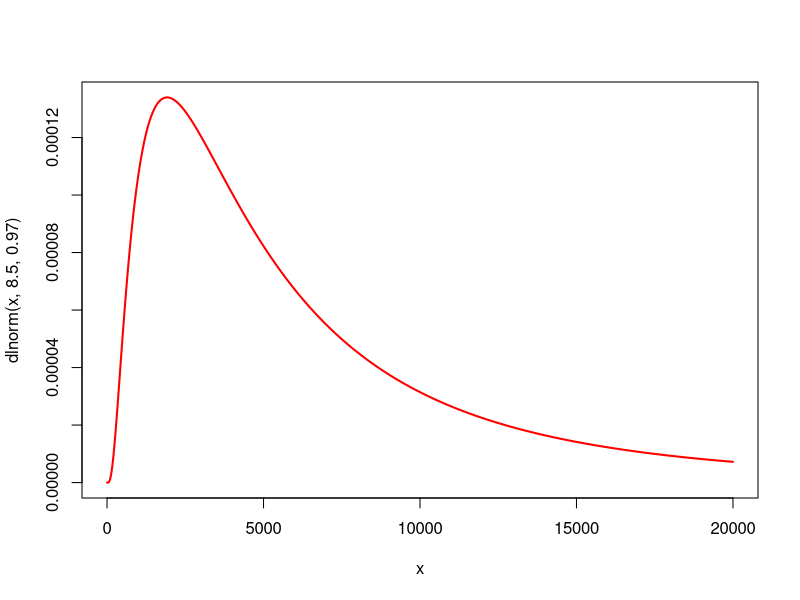
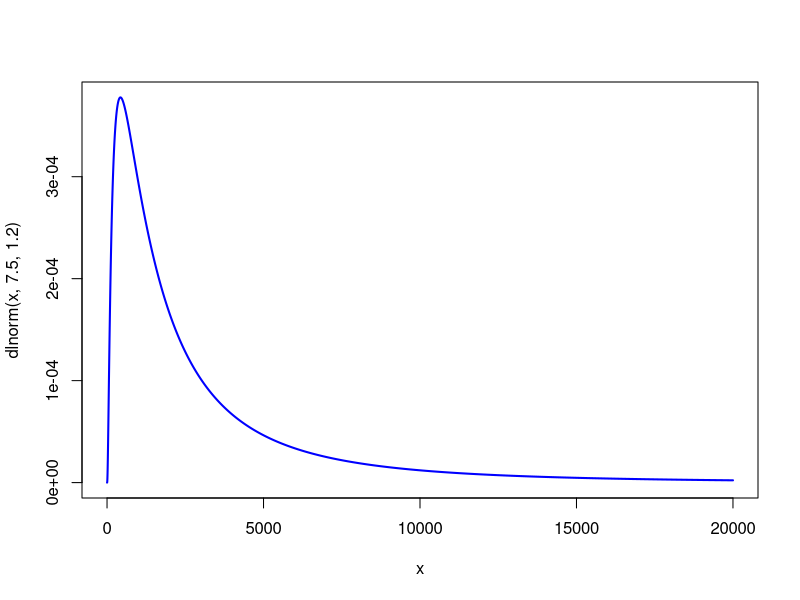
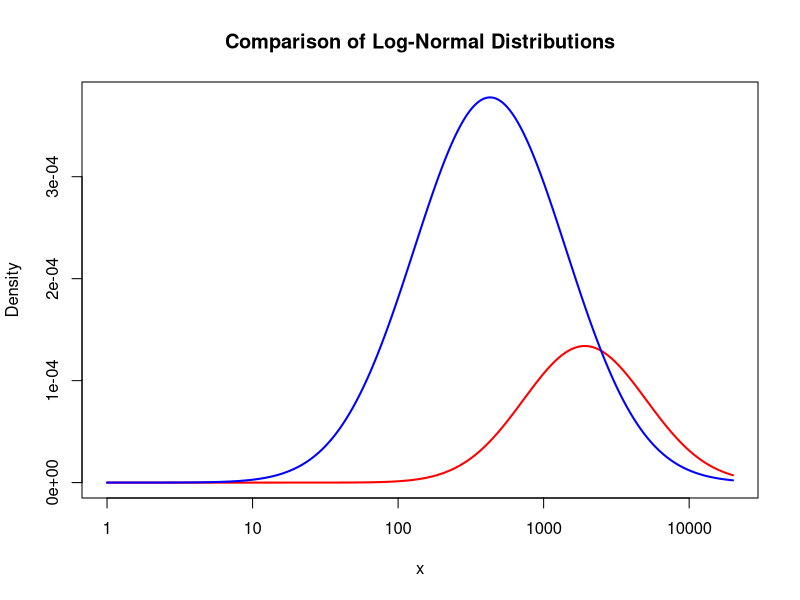
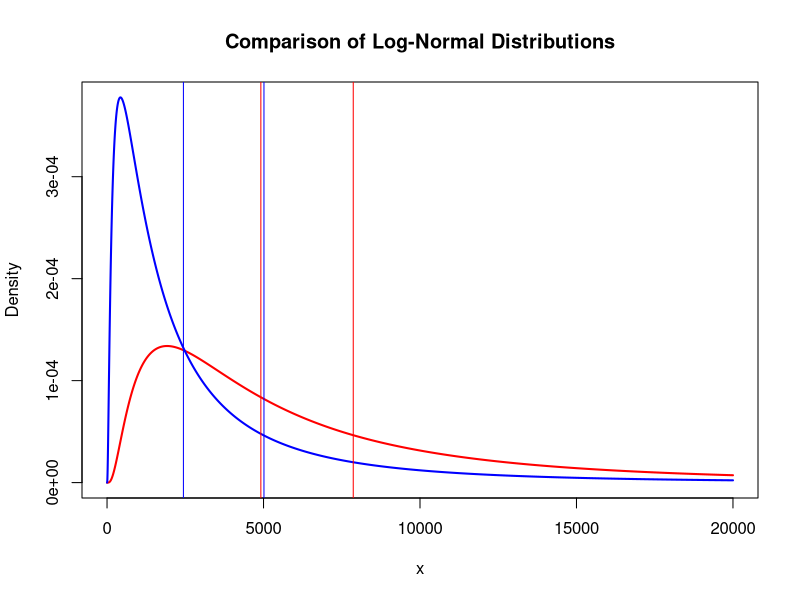

Here is the R script that generated these plots, in order:
# Aufgaabe 1

pnorm(0.305 , mean = 0.302, sd = 0.003) - pnorm(0.295 , mean = 0.302, sd = 0.003)

q <- qnorm(0.02, mean = 0, sd=4)
mue <- 400-q
qnorm(0.02, mean = mue, sd=4)

q <- qnorm(0.02, 0, 2.5)
mue <- 400-q
qnorm(0.02, mue, 2.5)


# Aufgabe 2

x <- 0:20000
plot(x, dlnorm(x, 8.5, 0.97), type = "l", lwd = 2, col = "red")
plot(x, dlnorm(x, 7.5, 1.20), type = "l", lwd = 2, col = "blue")

x <- 0:20000
pdf1 <- dlnorm(x, 8.5, 0.97)
pdf2 <- dlnorm(x, 7.5, 1.20)
plot(x, pdf1, type = "l", lwd = 2, col = "red", ylim = c(0, max(pdf1, pdf2)), 
     xlab = "x", ylab = "Density", main = "Comparison of Log-Normal Distributions", log = "x")
lines(x, pdf2, type = "l", lwd = 2, col = "blue")

plot(x, pdf1, type = "l", lwd = 2, col = "red", ylim = c(0, max(pdf1, pdf2)), 
     xlab = "x", ylab = "Density", main = "Comparison of Log-Normal Distributions")
lines(x, pdf2, type = "l", lwd = 2, col = "blue")


EX <- function(mue, roh) {
  exp(mue + ((roh)^2)/2)
}

SDX <- function(mue, roh){
  sqrt(exp(2*mue+roh^2)*(exp(roh^2) - 1))
}

EX(8.5, 0.97)
EX(7.8, 1.2)
SDX(8.5, 0.97)
SDX(7.8, 1.2)

qlnorm(0.5, 8.5, 0.97)
exp(8.5)
qlnorm(0.5, 7.8, 1.2)
exp(7.8)

abline(v = EX(8.5, 0.97), col = "red")
abline(v = exp(8.5), col = "red")
abline(v = EX(7.8, 1.2), col = "blue")
abline(v = exp(7.8), col = "blue")


# Aufgabe 3

n <- 100000
m <- matrix(NA, nrow = n, ncol = 1)
for (i in 1:n){
  m[i,] <- rbinom(1, 1, 0.8) + rbinom(1, 1, 0.82) + rbinom(1, 1, 0.66)
}
count <- sum(m >= 2)
count/n

Anmeldungen <- rpois(n,lambda=100)
(k_32 <- mean(ceiling(Anmeldungen/32)))

Anmeldungen <- rpois(n,lambda=100)
(k_40 <- mean(ceiling(Anmeldungen/40)))

k <- matrix(NA, nrow = n, ncol = 1)
for (i in 1:n){
  k[i,] <- (ceiling(rpois(1, 100)/32) - ceiling(rpois(1, 100)/40)) * 150000
}
mean(k)


df <- data.frame(Anmeldungen = integer(n))
df$Anmeldungen <- rpois(n,lambda=100)
df$Vollzeit <- sapply(df$Anmeldungen, function(x) rbinom(1, x, 0.8))
df$Teilzeit <- df$Anmeldungen - df$Vollzeit

df$Vollzeit_k_32 <- sapply(df$Vollzeit, function(x) ceiling(x/32)) * 150000
df$Teilzeit_k_32 <- sapply(df$Teilzeit, function(x) ceiling(x/32)) * 150000

df$Vollzeit_k_40 <- sapply(df$Vollzeit, function(x) ceiling(x/40)) * 150000
df$Teilzeit_k_40 <- sapply(df$Teilzeit, function(x) ceiling(x/40)) * 150000

Kosten_32 <- mean(df$Vollzeit_k_32) + mean(df$Teilzeit_k_32)
Kosten_40 <- mean(df$Vollzeit_k_40) + mean(df$Teilzeit_k_40)

Kosten_32 - Kosten_40



